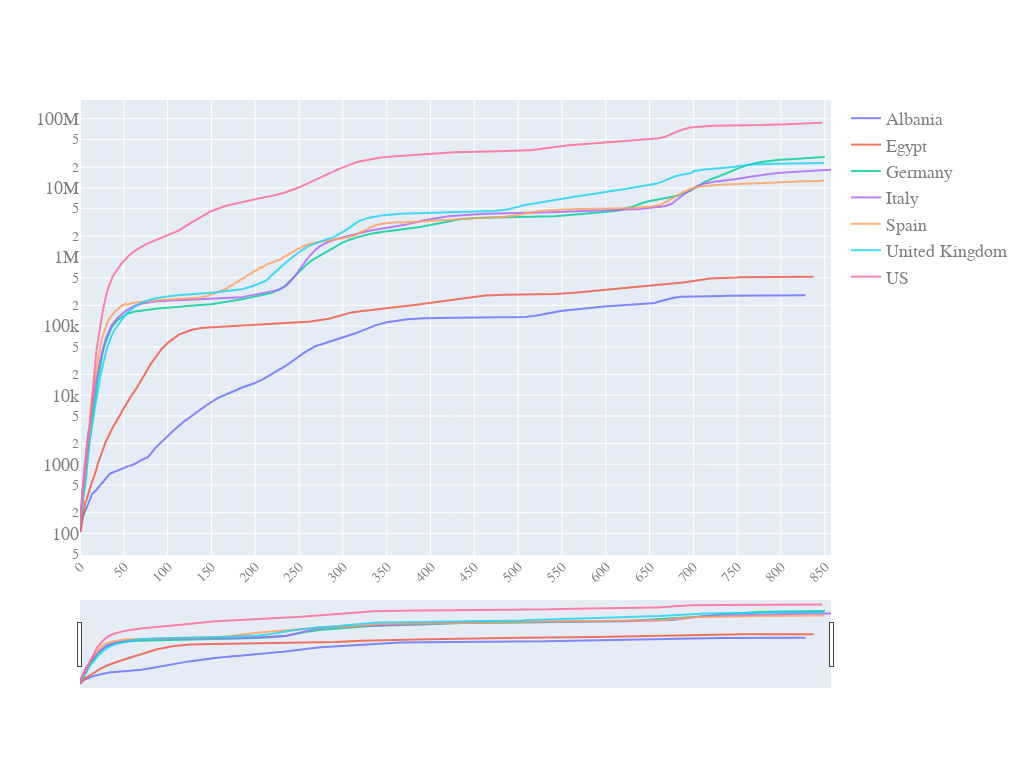

Notebook code for this chart:
### Code cell
quick_plot(pd_sync_timelines.date,
           pd_sync_timelines.iloc[:,:-1],
           y_scale='log',
           slider=True)

### Figure 1 — Plotly figure (JSON) as saved in the notebook; plotly's stock layout.template omitted (floating-point values rounded to 4 significant figures; data arrays with more than 128 entries replaced by an {"elided": "..."} marker saying what was removed)
{"data": [{"name": "Albania", "opacity": 0.8, "type": "scatter", "x": {"elided": "858 int values"}, "y": {"elided": "858 int values"}}, {"name": "Egypt", "opacity": 0.8, "type": "scatter", "x": {"elided": "858 int values"}, "y": {"elided": "858 int values"}}, {"name": "Germany", "opacity": 0.8, "type": "scatter", "x": {"elided": "858 int values"}, "y": {"elided": "858 int values"}}, {"name": "Italy", "opacity": 0.8, "type": "scatter", "x": {"elided": "858 int values"}, "y": {"elided": "858 int values"}}, {"name": "Spain", "opacity": 0.8, "type": "scatter", "x": {"elided": "858 int values"}, "y": {"elided": "858 int values"}}, {"name": "United Kingdom", "opacity": 0.8, "type": "scatter", "x": {"elided": "858 int values"}, "y": {"elided": "858 int values"}}, {"name": "US", "opacity": 0.8, "type": "scatter", "x": {"elided": "858 int values"}, "y": {"elided": "858 int values"}}], "layout": {"autosize": true, "font": {"color": "#7f7f7f", "family": "PT Sans, monospace", "size": 18}, "height": 768, "width": 1024, "xaxis": {"nticks": 20, "rangeslider": {"visible": true}, "tickangle": -45, "tickfont": {"color": "#7f7f7f", "size": 14}}, "yaxis": {"type": "log"}}}
